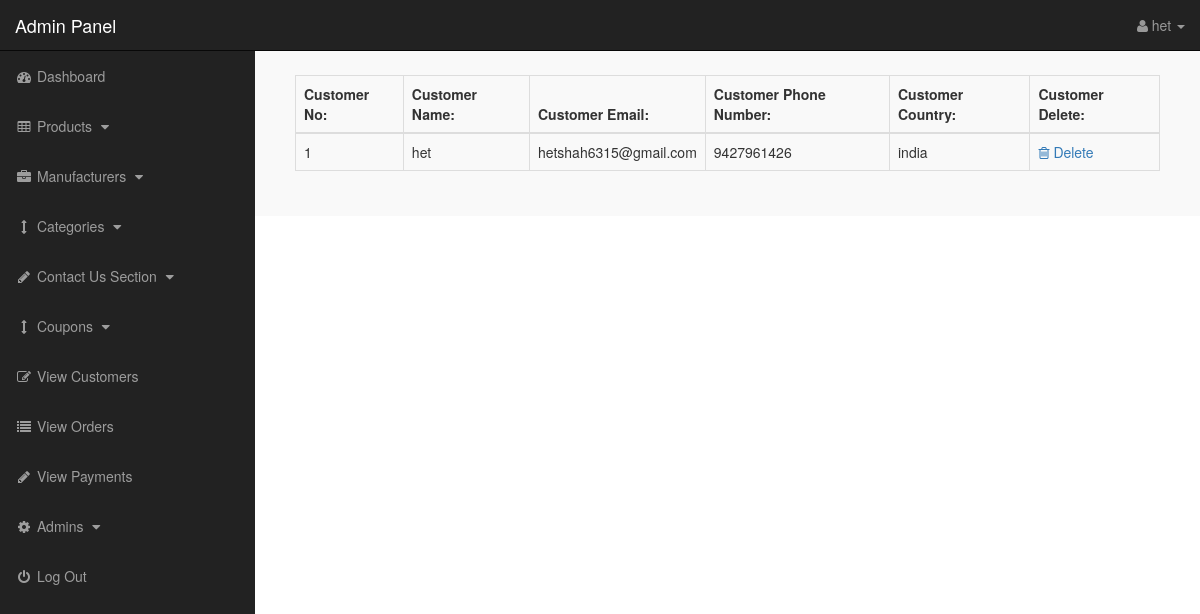
Page /admin/index.php?view_customers (signed in) on the earlier database version.
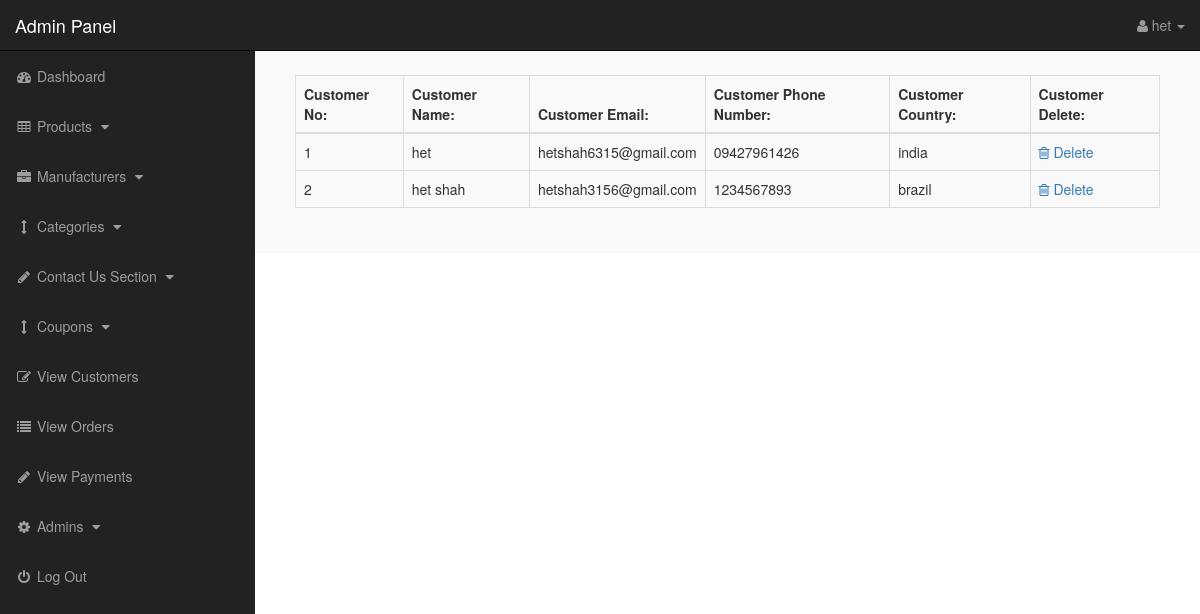
Same page on the later database version.
### tables this page shows
CREATE TABLE `customers` (
  `customer_id` int(10) NOT NULL,
  `customer_name` varchar(255) NOT NULL,
  `customer_pass` varchar(11) NOT NULL,
  `customer_email` varchar(255) NOT NULL,
  `customer_country` text NOT NULL,
  `customer_city` text NOT NULL,
  `state` varchar(100) NOT NULL,
  `zip_code` varchar(20) NOT NULL,
  `customer_contact` varchar(255) NOT NULL,
  `phone_number` varchar(20) NOT NULL,
  `customer_address` text NOT NULL,
  `created_at` timestamp NOT NULL DEFAULT current_timestamp(),
  `updated_at` timestamp NOT NULL DEFAULT current_timestamp() ON UPDATE current_timestamp()
);

### admin/view_customers.php (the view)
<?php
if (!isset($_SESSION['admin_email'])) {
    echo "<script>window.open('../login.php','_self')</script>";
} else {
?>
    <div class="panel-body">
        <div class="table-responsive">
            <table class="table table-bordered table-hover table-striped">
                <thead>
                    <tr>
                        <th>Customer No:</th>
                        <th>Customer Name:</th>
                        <th>Customer Email:</th>
                        <th>Customer Phone Number:</th>
                        <th>Customer Country:</th>
                        <th>Customer Delete:</th>
                    </tr>
                </thead>
                <tbody>
                    <?php
                    $i = 0;
                    $get_c = "select * from customers";
                    $run_c = mysqli_query($con, $get_c);
                    while ($row_c = mysqli_fetch_array($run_c)) {
                        $c_id = $row_c['customer_id'];
                        $c_name = $row_c['customer_name'];
                        $c_email = $row_c['customer_email'];
                        $c_contact = $row_c['customer_contact'];
                        $c_country = $row_c['customer_country'];
                        $i++;
                    ?>
                        <tr>
                            <td><?php echo $i; ?></td>
                            <td><?php echo $c_name; ?></td>
                            <td><?php echo $c_email; ?></td>
                            <td><?php echo $c_contact; ?></td>
                            <td><?php echo $c_country; ?></td>
                            <td>
                                <a href="index.php?customer_delete=<?php echo $c_id; ?>">
                                    <i class="fa fa-trash-o"></i> Delete
                                </a>
                            </td>
                        </tr>
                    <?php } ?>
                </tbody>
            </table>
        </div>
    </div>
    </div>
    </div>
    </div>
<?php } ?>

### admin/includes/sidebar.php (shortened to what the changed rows need)
<?php
if (!isset($_SESSION['admin_email'])) {
    echo "<script>window.open('login.php','_self')</script>";
} else {
?>
    <nav class="navbar navbar-inverse navbar-fixed-top">
        <div class="navbar-header">
            <a class="navbar-brand" href="index.php?dashboard">Admin Panel</a>
        </div>
        <ul class="nav navbar-right top-nav">
            <li class="dropdown">
                <a href="#" class="dropdown-toggle" data-toggle="dropdown">
                    <i class="fa fa-user"></i>
                    <?php echo $admin_name; ?> <b class="caret"></b>
                </a>
            </li>
        </ul>
        <div class="collapse navbar-collapse navbar-ex1-collapse">
            <ul class="nav navbar-nav side-nav">
                <li>
                    <a href="index.php?dashboard">
                        <i class="fa fa-fw fa-dashboard"></i> Dashboard
                    </a>
                </li>
                <li>
                    <a href="#" data-toggle="collapse" data-target="#products">
                        <i class="fa fa-fw fa-table"></i> Products
                        <i class="fa fa-fw fa-caret-down"></i>
                    </a>
                </li>
                <li>
                    <a href="#" data-toggle="collapse" data-target="#manufacturers">
                        <i class="fa fa-fw fa-briefcase"></i> Manufacturers
                        <i class="fa fa-fw fa-caret-down"></i>
                    </a>
                </li>
                <li>
                    <a href="#" data-toggle="collapse" data-target="#cat">
                        <i class="fa fa-fw fa-arrows-v"></i> Categories
                        <i class="fa fa-fw fa-caret-down"></i>
                    </a>
                </li>
                <li>
                    <a href="#" data-toggle="collapse" data-target="#contact_us">
                        <i class="fa fa-fw fa-pencil"> </i> Contact Us Section
                        <i class="fa fa-fw fa-caret-down"></i>
                    </a>
                </li>
                <li>
                    <a href="#" data-toggle="collapse" data-target="#coupons">
                        <i class="fa fa-fw fa-arrows-v"></i> Coupons
                        <i class="fa fa-fw fa-caret-down"></i>
                    </a>
                </li>
                <li>
                    <a href="index.php?view_customers">
                        <i class="fa fa-fw fa-edit"></i> View Customers
                    </a>
                </li>
                <li>
                    <a href="index.php?view_orders">
                        <i class="fa fa-fw fa-list"></i> View Orders
                    </a>
                </li>
                <li>
                    <a href="index.php?view_payments">
                        <i class="fa fa-fw fa-pencil"></i> View Payments
                    </a>
                </li>
                <li>
                    <a href="#" data-toggle="collapse" data-target="#users">
                        <i class="fa fa-fw fa-gear"></i> Admins
                        <i class="fa fa-fw fa-caret-down"></i>
                    </a>
                </li>
                <li>
                    <a href="logout.php">
                        <i class="fa fa-fw fa-power-off"></i> Log Out
                    </a>
                </li>
            </ul>
        </div>
    </nav>
<?php } ?>

Differences in the rows shown:
changed customers "het": customer_contact "9427961426" → "09427961426"
added customers: customer_name "het shah", customer_email "hetshah3156@gmail.com", customer_contact "1234567893", customer_country "brazil"
